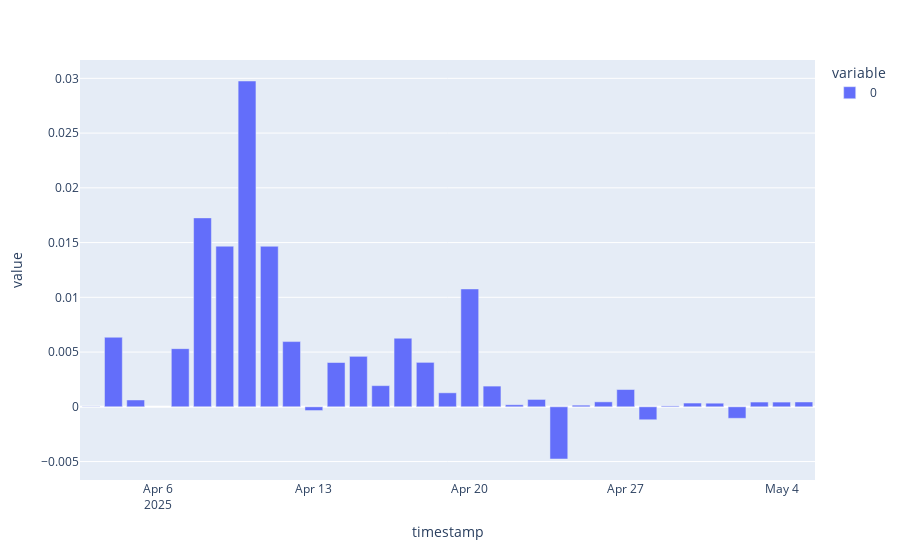

Notebook code cell kept with this figure:
### Code cell
avg_nav = df1.resample("1d")["total_nav"].mean() * 1e12
total_swap_cost = df1.resample("1d")["swap_cost"].sum()
import plotly.express as px

percent_of_swap_cost_per_day = 100 * (total_swap_cost) / avg_nav
px.bar(percent_of_swap_cost_per_day)

### Figure 1 — Plotly figure (JSON) as saved in the notebook; plotly's stock layout.template omitted (floating-point values rounded to 4 significant figures)
{"data": [{"alignmentgroup": "True", "hovertemplate": "variable=0<br>timestamp=%{x}<br>value=%{y}<extra></extra>", "legendgroup": "0", "marker": {"color": "#636efa", "pattern": {"shape": ""}}, "name": "0", "offsetgroup": "0", "orientation": "v", "showlegend": true, "textposition": "auto", "type": "bar", "x": ["2025-04-03T00:00:00+00:00", "2025-04-04T00:00:00+00:00", "2025-04-05T00:00:00+00:00", "2025-04-06T00:00:00+00:00", "2025-04-07T00:00:00+00:00", "2025-04-08T00:00:00+00:00", "2025-04-09T00:00:00+00:00", "2025-04-10T00:00:00+00:00", "2025-04-11T00:00:00+00:00", "2025-04-12T00:00:00+00:00", "2025-04-13T00:00:00+00:00", "2025-04-14T00:00:00+00:00", "2025-04-15T00:00:00+00:00", "2025-04-16T00:00:00+00:00", "2025-04-17T00:00:00+00:00", "2025-04-18T00:00:00+00:00", "2025-04-19T00:00:00+00:00", "2025-04-20T00:00:00+00:00", "2025-04-21T00:00:00+00:00", "2025-04-22T00:00:00+00:00", "2025-04-23T00:00:00+00:00", "2025-04-24T00:00:00+00:00", "2025-04-25T00:00:00+00:00", "2025-04-26T00:00:00+00:00", "2025-04-27T00:00:00+00:00", "2025-04-28T00:00:00+00:00", "2025-04-29T00:00:00+00:00", "2025-04-30T00:00:00+00:00", "2025-05-01T00:00:00+00:00", "2025-05-02T00:00:00+00:00", "2025-05-03T00:00:00+00:00", "2025-05-04T00:00:00+00:00", "2025-05-05T00:00:00+00:00"], "xaxis": "x", "y": [2.504e-05, 0.006353, 0.000624, null, 0.005311, 0.01725, 0.01467, 0.02976, 0.01466, 0.005957, -0.0003422, 0.004045, 0.00461, 0.001931, 0.006263, 0.004058, 0.001278, 0.01076, 0.001891, 0.0001846, 0.0006723, -0.004768, 0.0001496, 0.0004523, 0.001578, -0.001183, 8.199e-05, 0.0003432, 0.0003296, -0.00105, 0.0004341, 0.0004306, 0.0004402], "yaxis": "y"}], "layout": {"barmode": "relative", "legend": {"title": {"text": "variable"}, "tracegroupgap": 0}, "margin": {"t": 60}, "xaxis": {"anchor": "y", "domain": [0, 1], "title": {"text": "timestamp"}}, "yaxis": {"anchor": "x", "domain": [0, 1], "title": {"text": "value"}}}}
